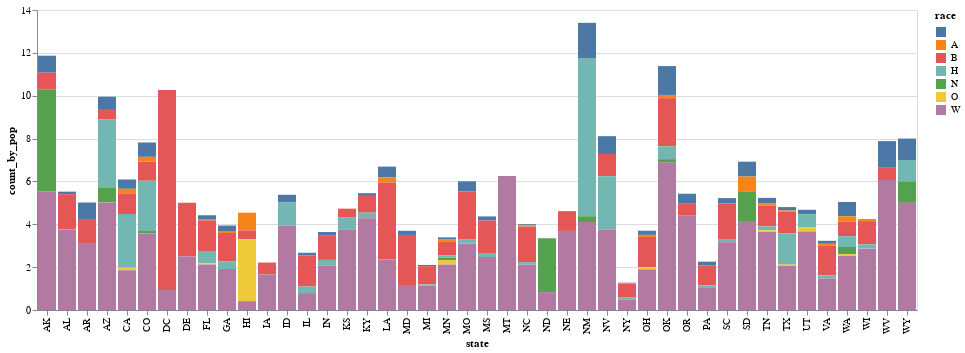

The notebook cell saved with this chart:
### Code cell
alt.Chart(kill_by_eth).mark_bar(
    cornerRadiusTopLeft=0,
    cornerRadiusTopRight=0
).encode(
    x='state:O',
    y='count_by_pop:Q',
    color='race:N'
)

### Figure 1 — Vega-Lite specification as saved in the notebook (floating-point values rounded to 4 significant figures; data arrays with more than 128 entries replaced by an {"elided": "..."} marker saying what was removed)
{"config": {"view": {"continuousWidth": 400, "continuousHeight": 300}}, "data": {"name": "data-b4095a17992ee51f8f51dba71a00cb01"}, "mark": {"type": "bar", "cornerRadiusTopLeft": 0, "cornerRadiusTopRight": 0}, "encoding": {"color": {"type": "nominal", "field": "race"}, "x": {"type": "ordinal", "field": "state"}, "y": {"type": "quantitative", "field": "count_by_pop"}}, "$schema": "https://vega.github.io/schema/vega-lite/v4.8.1.json", "datasets": {"data-b4095a17992ee51f8f51dba71a00cb01": {"elided": "182 records"}}}
